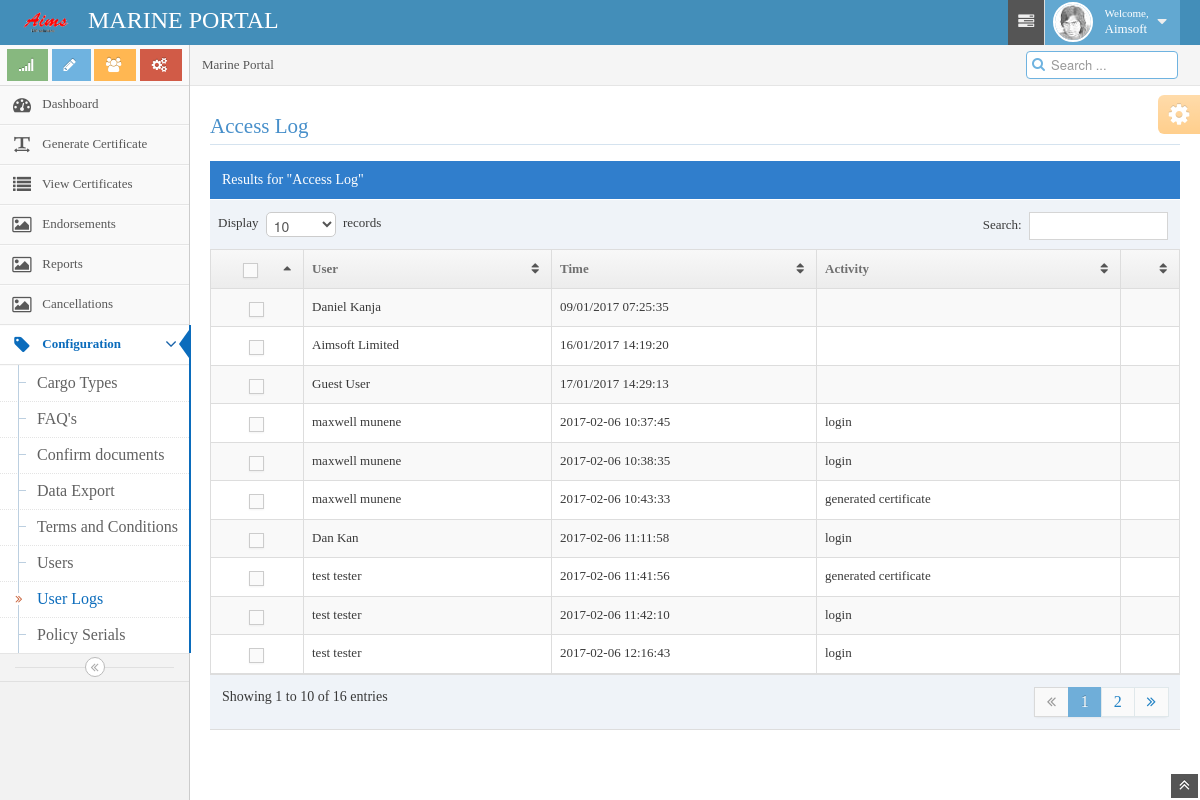
The page /loghist.php (signed in) on the database its author committed.
### tables this page shows
CREATE TABLE `loghist` (
  `log_id` int(10) NOT NULL,
  `user_id` varchar(20) NOT NULL,
  `login` varchar(50) NOT NULL,
  `logout` varchar(50) DEFAULT NULL,
  `logged` varchar(2) NOT NULL,
  `activity` varchar(100) NOT NULL
);

CREATE TABLE `users` (
  `id` int(10) NOT NULL,
  `fname` text NOT NULL,
  `sname` text NOT NULL,
  `username` varchar(200) NOT NULL DEFAULT 'user',
  `admin` int(10) NOT NULL DEFAULT '0',
  `password` varchar(100) NOT NULL,
  `address` varchar(50) DEFAULT NULL,
  `email` varchar(100) NOT NULL,
  `id_no` int(11) NOT NULL DEFAULT '0',
  `mobile_no` int(10) UNSIGNED ZEROFILL DEFAULT NULL,
  `telephone_no` int(11) DEFAULT NULL,
  `fax_no` int(11) DEFAULT NULL,
  `pin` varchar(12) NOT NULL,
  `active` int(11) NOT NULL DEFAULT '0'
);

### loghist.php (the view, shortened to what this page needs)
<!DOCTYPE html>
<html lang="en">
<head>
<title><?php include "toptitle.php" ?>
<body>
<?php include "navbar.php"; ?>
<div class="main-container container-fluid">
<?php
include "sidebar.php";
?>
<div class="main-content">
<div class="breadcrumbs" id="breadcrumbs">
<ul class="breadcrumb">
        <li class="active">Marine Portal</li>
</ul>
<div class="nav-search" id="nav-search">
        <form class="form-search" />
                <span class="input-icon">
                        <input type="text" placeholder="Search ..." class="input-small nav-search-input" id="nav-search-input" autocomplete="off" />
                        <i class="icon-search nav-search-icon"></i>
                </span>
</div>
</div>
<div class="page-content">
<div class="row-fluid">
        <div class="span12">
<div class="row-fluid">
                        <h3 class="header smaller lighter blue">Access Log</h3>
                        <div class="table-header">
                                Results for "Access Log"
                        </div>
                        <table id="sample-table-2" class="table table-striped table-bordered table-hover">
                                <thead>
                                        <tr>
                                                <th class="center">
                                                        <label>
                                                                <span class="lbl"></span>
                                                        </label>
                                                </th>
                                                <th class="hidden-480">User</th>
                                                <th class="hidden-phone">Time</th>
                                                <th class="hidden-phone">Activity</th>
                                                <th></th>
                                        </tr>
                                </thead>
                                <tbody>
<?php
$visit = "SELECT * FROM loghist lo JOIN users us ON(lo.log_id=us.id) ";
$visitsql = mysql_query($visit);
while($row=mysql_fetch_array($visitsql)){
echo "<tr>";
echo "<td class='center'>
<label>
<input type='checkbox' />
<span class='lbl'></span>
</label>
</td>";
echo "<td><font face='times new roman' size='2'>".$row['fname']." ".$row['sname']."</font></td>";
echo "<td><font face='times new roman' size='2'>".$row['login']."</font></td>";
echo "<td><font face='times new roman' size='2'>".$row['activity']."</font></td>";
echo "<td></td></tr>";
}
?>
                                </tbody>
                        </table>
                </div>
        </div>
</div>
</div>
<div class="ace-settings-container" id="ace-settings-container">
<?php include "chooseskin.php"; ?>
</div>
</div>
</div>
<a href="#" id="btn-scroll-up" class="btn-scroll-up btn btn-small btn-inverse">
<i class="icon-double-angle-up icon-only bigger-110"></i>
</a>
</body>
</html>

### styles.css (style rules this page uses)
body { font-family: "Times New Roman", Times, serif; background-color:#F5F5F5; background-image:url(images/water2.jpg); background-size:100% 100%; background-attachment:fixed; opacity:1.0; }
table { border-collapse:collapse; }
td { font-weight:500; }
input[type='text'] { width:150px; height:20px; border-radius:5px; }
a:link { color:#0000FF; text-decoration:none; border:thin; font-size:16px; }

### rows shown on the page
loghist: users.fname "Daniel", users.sname "Kanja", login "09/01/2017 07:25:35"
loghist: user.fname "Aimsoft", user.sname "Limited", login "16/01/2017 14:19:20"
loghist: users.fname "Guest", users.sname "User", login "17/01/2017 14:29:13"
loghist: users.fname "maxwell", users.sname "munene", login "2017-02-06 10:37:45", activity "login"
loghist: users.fname "maxwell", users.sname "munene", login "2017-02-06 10:38:35", activity "login"
loghist: users.fname "maxwell", users.sname "munene", login "2017-02-06 10:43:33", activity "generated certificate"
loghist: users.fname "Dan", users.sname "Kan", login "2017-02-06 11:11:58", activity "login"
loghist: users.fname "test", users.sname "tester", login "2017-02-06 11:41:56", activity "generated certificate"
loghist: users.fname "test", users.sname "tester", login "2017-02-06 11:42:10", activity "login"
loghist: users.fname "test", users.sname "tester", login "2017-02-06 12:16:43", activity "login"

### other values the page prints
$name "Aimsoft"
